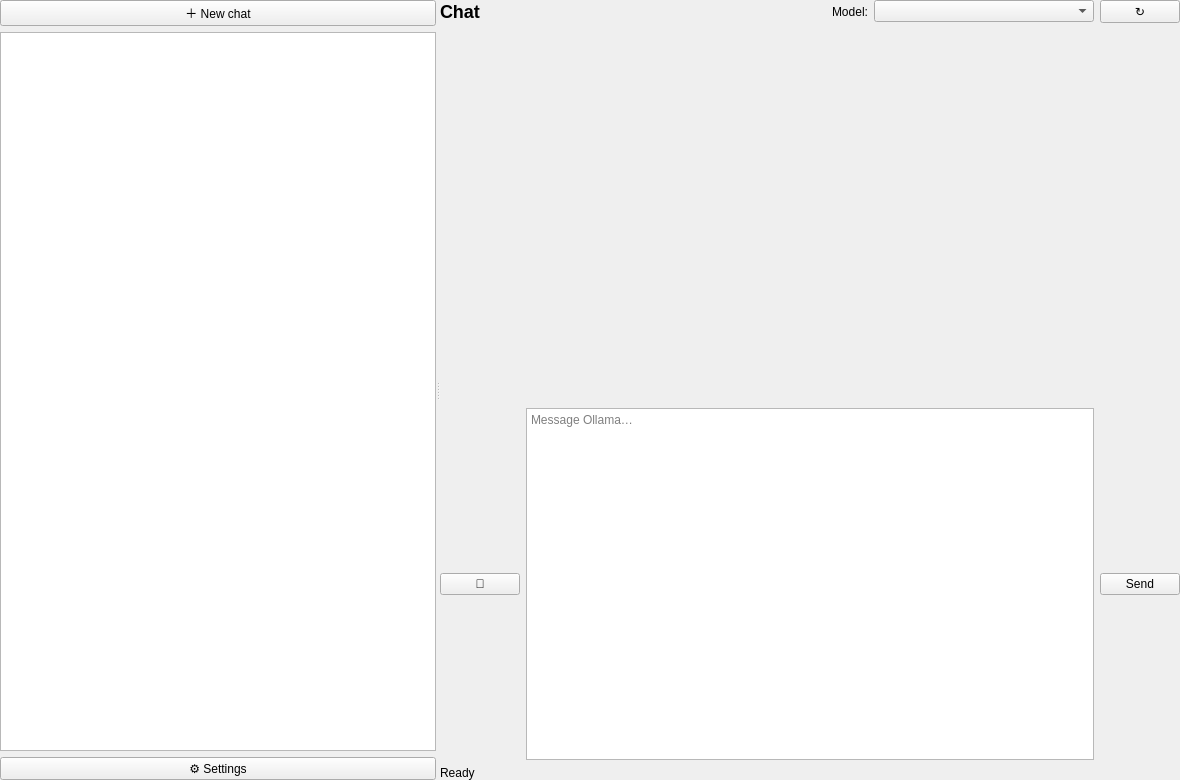
<?xml version="1.0" encoding="UTF-8"?>
<ui version="4.0">
 <class>MainWindow</class>
 <widget class="QMainWindow" name="MainWindow">
  <property name="geometry"><rect><x>0</x><y>0</y><width>1180</width><height>780</height></rect></property>
  <property name="windowTitle"><string>Ollama Desktop Chat</string></property>
  <widget class="QWidget" name="centralwidget">
   <layout class="QHBoxLayout" name="horizontalLayout">
    <property name="spacing"><number>0</number></property>
    <property name="leftMargin"><number>0</number></property>
    <property name="topMargin"><number>0</number></property>
    <property name="rightMargin"><number>0</number></property>
    <property name="bottomMargin"><number>0</number></property>
    <item>
     <widget class="QSplitter" name="mainSplitter">
      <property name="orientation"><enum>Qt::Horizontal</enum></property>
      <widget class="QWidget" name="sidebar">
       <layout class="QVBoxLayout" name="sidebarLayout">
        <item><widget class="QPushButton" name="newChatButton"><property name="text"><string>＋ New chat</string></property></widget></item>
        <item><widget class="QListWidget" name="chatList"><property name="contextMenuPolicy"><enum>Qt::CustomContextMenu</enum></property></widget></item>
        <item><widget class="QPushButton" name="settingsButton"><property name="text"><string>⚙ Settings</string></property></widget></item>
       </layout>
      </widget>
      <widget class="QWidget" name="chatPanel">
       <layout class="QVBoxLayout" name="chatPanelLayout">
        <item>
         <layout class="QHBoxLayout" name="headerLayout">
          <item><widget class="QLabel" name="chatTitleLabel"><property name="text"><string>Chat</string></property><property name="styleSheet"><string>font-size: 18px; font-weight: 600;</string></property></widget></item>
          <item><spacer name="headerSpacer"><property name="orientation"><enum>Qt::Horizontal</enum></property><property name="sizeHint" stdset="0"><size><width>40</width><height>20</height></size></property></spacer></item>
          <item><widget class="QLabel" name="modelLabel"><property name="text"><string>Model:</string></property></widget></item>
          <item><widget class="QComboBox" name="modelCombo"><property name="minimumSize"><size><width>220</width><height>0</height></size></property></widget></item>
          <item><widget class="QPushButton" name="refreshModelsButton"><property name="text"><string>↻</string></property><property name="toolTip"><string>Refresh Ollama models</string></property></widget></item>
         </layout>
        </item>
        <item>
         <widget class="QScrollArea" name="messageScrollArea">
          <property name="widgetResizable"><bool>true</bool></property>
          <property name="frameShape"><enum>QFrame::NoFrame</enum></property>
          <widget class="QWidget" name="messagesContainer">
           <layout class="QVBoxLayout" name="messagesLayout">
            <property name="alignment"><set>Qt::AlignTop</set></property>
            <item><spacer name="messagesBottomSpacer"><property name="orientation"><enum>Qt::Vertical</enum></property><property name="sizeHint" stdset="0"><size><width>20</width><height>20</height></size></property></spacer></item>
           </layout>
          </widget>
         </widget>
        </item>
        <item><widget class="QLabel" name="attachmentLabel"><property name="text"><string></string></property><property name="wordWrap"><bool>true</bool></property></widget></item>
        <item>
         <layout class="QHBoxLayout" name="composerLayout">
          <item><widget class="QPushButton" name="attachButton"><property name="text"><string>📎</string></property><property name="toolTip"><string>Attach files or images</string></property></widget></item>
          <item><widget class="QTextEdit" name="messageEdit"><property name="maximumHeight"><number>120</number></property><property name="placeholderText"><string>Message Ollama…</string></property></widget></item>
          <item><widget class="QPushButton" name="sendButton"><property name="text"><string>Send</string></property><property name="objectName"><string>sendButton</string></property></widget></item>
         </layout>
        </item>
        <item><widget class="QLabel" name="statusLabel"><property name="text"><string>Ready</string></property></widget></item>
       </layout>
      </widget>
     </widget>
    </item>
   </layout>
  </widget>
 </widget>
 <resources/>
 <connections/>
</ui>
